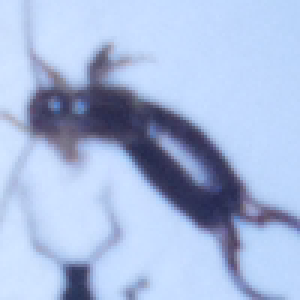
#> input picture data_set_2x199_weevil_earwig/earwig_199/2022.02.02_06.30..00(3).png, 100 x 100 px (shown 3 times larger); its folder holds only this picture in this run
$ python -i filter.py   (imports and definitions only)
#> lines starting #> are read from the running program, lines starting #| are printed output that depends on the picture; after the words box and inside, x2 and y2 are one past the last pixel; in counts of white or black regions, pixels touching at a corner belong together
# -*- coding: utf-8 -*-
"""
Created on Mon Feb 21 15:36:49 2022

@author: 00751570
run to filter images in pwd by momentum
"""
import cv2
import os
import datetime
import numpy as np


dir_list = os.listdir()
now = datetime.datetime.now()
outDir = "filtered/" + now.strftime("%Y-%m-%d")
# [2 lines not run here, left out]

# print(dir_list)

def filter_by_momentum(file_name):
    img = cv2.imread(file_name)
#> img is the input picture: shape (100, 100, 3); mean B, G, R 220.5, 185.9, 168.1

    # convert image to grayscale image
    gray_image = cv2.cvtColor(img, cv2.COLOR_BGR2GRAY)
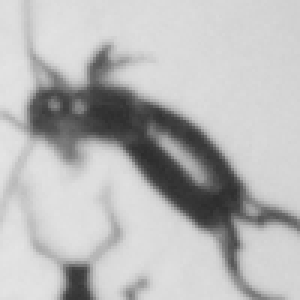
#> gray_image: shape (100, 100) (shown 3 times larger); min 44, max 228, mean 184.5

    # convert the grayscale image to binary image
    ret,thresh = cv2.threshold(gray_image,127,255,0)
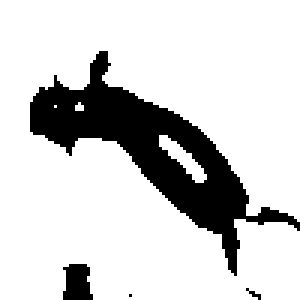
#> thresh: shape (100, 100) (shown 3 times larger); 81.8% white; 4 black regions (2 under 20 px), largest, box (x1, y1, x2, y2) and area: (10, 17, 100, 92) 1711, (21, 88, 31, 100) 98

    light = np.mean(thresh)
#> light = 208.7

    # calculate moments of binary image
    M = cv2.moments(thresh)
#> M = moments, m00 2086665, centre m10/m00, m01/m00 = (49.64, 48.85)

    try:
        # calculate x,y coordinate of center
        cX = int(M["m10"] / M["m00"])
#> cX = 49
        cY = int(M["m01"] / M["m00"])
#> cY = 48

        unbalance = abs(cX-49)+abs(cY-49) # zero index?
#> unbalance = 1
        print(unbalance)
#| 1
        print(light)
#| 208.6665

        if (unbalance < 8) and (light > 200) :
            cv2.imwrite(outDir + '/' + file_name,img)
    except:
        print("bad egg")


# [4 lines not run here, left out]


"""

# put text and highlight the center
cv2.circle(img, (cX, cY), 5, (255, 255, 255), -1)
cv2.putText(img, str(unbalance), (cX - 25, cY - 25),cv2.FONT_HERSHEY_SIMPLEX, 0.5, (255, 255, 255), 2)

# display the image
cv2.imshow("Image", img)
cv2.waitKey(0)

"""

>>> result = filter_by_momentum('../../data_set_2x199_weevil_earwig/earwig_199/2022.02.02_06.30..00(3).png')

$ run again, on data_set_2x199_weevil_earwig/earwig_199/2022.02.02_07.00..00(8).png
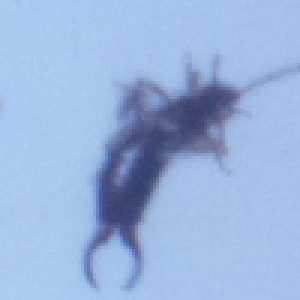
#> input picture data_set_2x199_weevil_earwig/earwig_199/2022.02.02_07.00..00(8).png, 100 x 100 px (shown 3 times larger)
#> in filter_by_momentum, img is the input picture: shape (100, 100, 3); mean B, G, R 221.5, 180.1, 154.2
#> in filter_by_momentum, `gray_image = cv2.cvtColor(img, cv2.COLOR_BGR2GRAY)`:
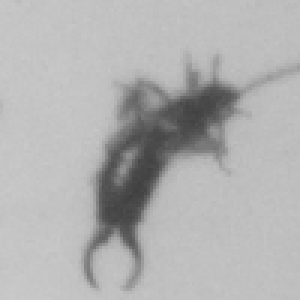
#> gray_image: shape (100, 100) (shown 3 times larger); min 63, max 201, mean 177
#> in filter_by_momentum, `ret,thresh = cv2.threshold(gray_image,127,255,0)`:
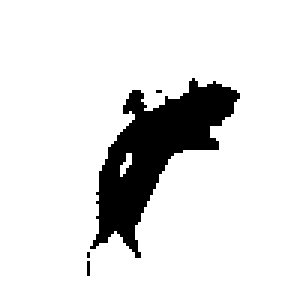
#> thresh: shape (100, 100) (shown 3 times larger); 88.3% white; 4 black regions (3 under 20 px), largest, box (x1, y1, x2, y2) and area: (30, 26, 80, 86) 1163
#> light = 225.1
#> M = moments, m00 2251140, centre m10/m00, m01/m00 = (49.29, 49.35)
#> cX = 49
#> unbalance = 0
#| 0
#| 225.114

$ run again, on data_set_2x199_weevil_earwig/earwig_199/2022.02.02_08.10..00(5).png
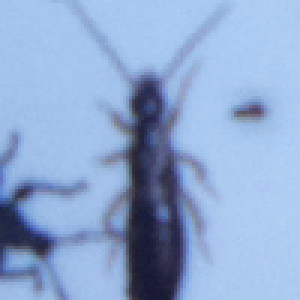
#> input picture data_set_2x199_weevil_earwig/earwig_199/2022.02.02_08.10..00(5).png, 100 x 100 px (shown 3 times larger)
#> in filter_by_momentum, img is the input picture: shape (100, 100, 3); mean B, G, R 208.6, 168.8, 143.2
#> in filter_by_momentum, `gray_image = cv2.cvtColor(img, cv2.COLOR_BGR2GRAY)`:
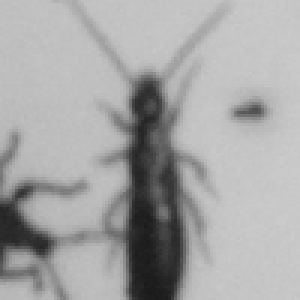
#> gray_image: shape (100, 100) (shown 3 times larger); min 26, max 204, mean 165.7
#> in filter_by_momentum, `ret,thresh = cv2.threshold(gray_image,127,255,0)`:
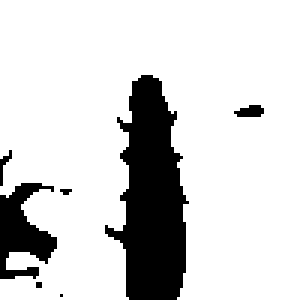
#> thresh: shape (100, 100) (shown 3 times larger); 83% white; 7 black regions (4 under 20 px), largest, box (x1, y1, x2, y2) and area: (35, 25, 63, 100) 1302, (0, 61, 19, 93) 338, (78, 35, 88, 39) 30
#> light = 211.7
#> M = moments, m00 2117010, centre m10/m00, m01/m00 = (51.13, 45.83)
#> cX = 51
#> cY = 45
#> unbalance = 6
#| 6
#| 211.701
